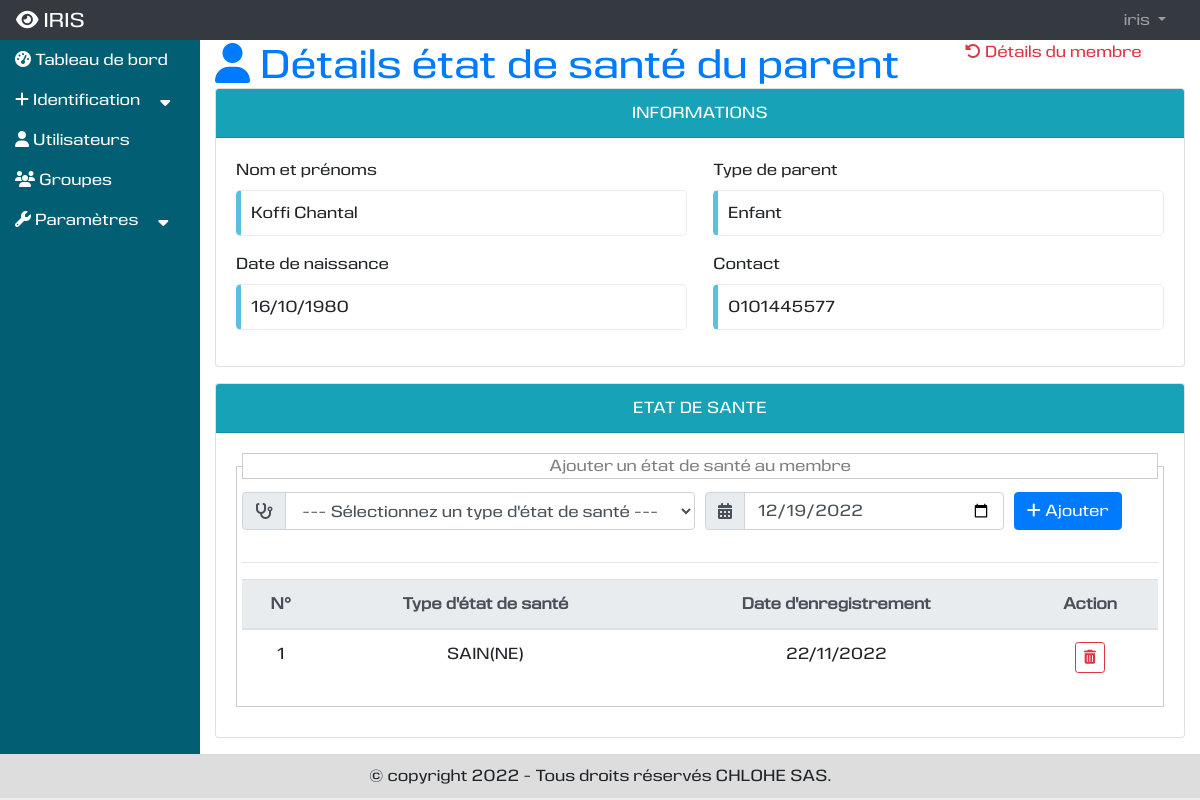
The page /presentation/detail-parent-secteuragricole/3 (signed in) on the database its author committed.
### vieprofessionnelle/models.py (models this page shows, shortened)
class Parent(models.Model):
    nomprenoms = models.CharField(max_length=250, verbose_name="Nom et prénoms")
    datenaissance = models.DateField(null=True, blank=True, verbose_name="Date de naissance")
    contact = models.CharField(max_length=50, null=True, blank=True, default="", verbose_name="Contact")
    adresse = models.CharField(max_length=150, null=True, blank=True,default="", verbose_name="Adresse")
    dateenre = models.DateTimeField(default=None, null=True, blank=True, verbose_name="Date d'enregistrement")
    typeparent = models.ForeignKey(TypeParent, on_delete=models.CASCADE)

class TypeParent(models.Model):
    libelle = models.CharField(max_length=100, verbose_name="Libellé", unique=True)
    def __str__(self):
        return self.libelle

class EtatSante(models.Model):
    dateenre = models.DateField(null=True, blank=True, default=None, verbose_name="Date d'enregistrement")
    typeetatsante = models.ForeignKey(TypeEtatSante, on_delete=models.CASCADE)
    parent = models.ForeignKey(Parent, null=True, blank=True, default=None, on_delete=models.CASCADE)
    membre = models.ForeignKey(Membre, null=True, blank=True, default=None, on_delete=models.CASCADE)

class TypeEtatSante(models.Model):
    libelle = models.CharField(max_length=250, verbose_name="Libellé", unique=True)
    def __str__(self):
        return self.libelle

### presentation/views.py (the view)
# urls.py: path('detail-parent-secteuragricole/<str:id>', views.detail_parent_secteuragricole, name='detail_parent_secteuragricole'),
@login_required
@permission_required('vieprofessionnelle.add_membre', raise_exception=True)
def detail_parent_secteuragricole(request, id):
    try:
        parent = Parent.objects.get(id=id)
    except Parent.DoesNotExist:
        messages.error(request, "Ce parent n'existe pas.")
        return HttpResponseRedirect(reverse('presentation:ajouter_secteuragricole'))
    typeetatsantes = TypeEtatSante.objects.order_by('id')
    etatsantes = EtatSante.objects.filter(parent=parent).order_by('id')
    context = {
        'title': "Détials état de santé du parent",
        'typeetatsantes': typeetatsantes,
        'etatsantes': etatsantes,
        'parent': parent,
    }
    return render(request, 'presentation/detail_parent_secteuragricole.html', context)

### presentation/templates/presentation/detail_parent_secteuragricole.html (shortened to what this page needs)
{% extends 'utilisateur/base.html' %}
{% load static %}
{% block tableau_de_bord %}
<div class="row">
    <div class="col-md-12">
        <div class="row">
            <div class="col-md-9">
                <h1 class="text-primary"><i class="fas fa-user"></i> Détails état de santé du parent</h1>
            </div>
            <div class="col-md-3">
                <a href="{% url 'presentation:retour_liste_membre' %}" class="text-danger"><i class="fas fa-undo-alt"></i> Détails du membre</a>
            </div>
        </div>
    </div>
    <div class="col-md-12 mb-3">
        <div class="card">
            <div class="card-header text-white text-center bg-info">INFORMATIONS</div>
            <div class="card-body">
                <div class="form-row mb-3">
                    <div class="col mr-3">
                        <label>Nom et prénoms</label>
                        <p class="contour-info">
                            {{parent.nomprenoms}}
                        </p>
                    </div>
                    <div class="col">
                        <label>Type de parent</label>
                        <p class="contour-info">
                            {{parent.typeparent}}
                        </p>
                    </div>
                </div>
                <div class="form-row mb-3">
                    <div class="col mr-3">
                        <label>Date de naissance</label>
                        <p class="contour-info">
                            {{parent.datenaissance|date:"d/m/Y"}}
                        </p>
                    </div>
                    <div class="col">
                        <label>Contact</label>
                        <p class="contour-info">
                            {{parent.contact}}
                        </p>
                    </div>
                </div>
            </div>
        </div>
    </div>
    <div class="col-md-12 mb-3">
        <div class="card">
            <div class="card-header text-white text-center bg-info">ETAT DE SANTE</div>
            <div class="card-body">
                <form action="post" method="#" id="form_etatsante">
                    <fieldset style="border:1px solid #CCC; margin-bottom:10px; padding:5px;">
                    <legend style="font-size:1em;color:gray;border:1px solid #CCC; text-align:center;">
                        Ajouter un état de santé au membre
                    </legend>
                    <div class="form-row mb-2">
                        <div class="col-md-6">
                            <div class="input-group mb-3">
                                <div class="input-group-prepend">
                                    <label class="input-group-text" for="select_typeetatsante"><i class="fas fa-stethoscope"></i></label>
                                </div>
                                <select name="select_typeetatsante" id="select_typeetatsante" class="form-control" required>
                                    <option value="" selected>--- Sélectionnez un type d'état de santé ---</option>
                                </select>
                            </div>
                        </div>
                        <div class="col-md-4">
                            <div class="input-group mb-3">
                                <div class="input-group-prepend">
                                    <span class="input-group-text"><i class="fas fa-calendar-alt"></i></span>
                                </div>
                                <input type="date" name="dateenre_e" id="dateenre_e" value="{% now 'Y-m-d' %}" class="form-control">
                            </div>
                        </div>
                        <div class="col-md-2">
                            <div class="input-group mb-3 justify-content-start">
                                <button type="submit" id="envoyer_etatsante" name="envoyer_etatsante" class="btn btn-primary">
                                    <i class="fa fa-plus"></i> Ajouter
                                </button>
                            </div>
                        </div>
                    </div>
                    <hr />
                    <table class="table table-hover table-responsive-md text-center" id="tableetatsante">
                        <thead>
                        <tr class="thead-light">
                            <th>N°</th>
                            <th>Type d'état de santé</th>
                            <th>Date d'enregistrement</th>
                            <th>Action</th>
                        </tr>
                        </thead>
                        <tbody>
                        {% for etatsante in etatsantes %}
                        <tr>
                            <td>{{forloop.counter}}</td>
                            <td>{{etatsante.typeetatsante|upper}}</td>
                            <td>{{etatsante.dateenre|date:"d/m/Y"}}</td>
                            <td class="text-center">
                                <button type="button" title="Supprimer" class="btn btn-outline-danger btn-sm" data-toggle="modal" data-target="#etatsantesupprimermodal{{etatsante.id}}" data-backdrop="static"><i class="fas fa-trash-alt"></i></button>
                            </td>
                        </tr>
                        {% empty %}
                        <tr class="text-center">
                            <td colspan="4" class="text-center">
                                La liste est vide
                            </td>
                        </tr>
                        {% endfor %}
                        </tbody>
                    </table>
                </fieldset>
                </form>
            </div>
        </div>
    </div>
</div>
{% include 'toast.html' %}
{% endblock %}

### templates/nav.html (shortened to what this page needs)
<nav class="navbar navbar-expand-md bg-dark navbar-dark">
  <a class="navbar-brand" href="{% url 'presentation:index' %}"><i class="fas fa-eye"></i> IRIS</a>
  <div class="collapse navbar-collapse" id="collapsNavbar">
    <ul class="navbar-nav">
      {% if not user.is_authenticated %}
      <li class="nav-item">
        <a class="nav-link" href="{% url 'utilisateur:connexion' %}">Connexion</a>
      </li>
      <li class="nav-item">
        <a class="nav-link" href="{% url 'utilisateur:inscription' 0 %}">S'inscrire</a>
      </li>
      {% else %}
      <li class="nav-item dropdown" style="position: relative;">
        <a class="nav-link dropdown-toggle" href="#" id="navbardrop" data-toggle="dropdown">
          {{user.get_username}}
        </a>
      </li>
      {% endif %}
    </ul>
  </div>
</nav>

### static/css/css.css (style rules this page uses)
body { margin: 0px; padding: 0px; background : #EEE; font-family: 'eurocinewebfont'; }
nav { margin: 0px; padding: 0px; padding: 10px 10px 0px 10px; height: 40px; background: #DDD; }
nav div { display: flex; flex-direction: row; flex-wrap: wrap; justify-content: flex-end; }
nav div ul { margin: 0px; padding: 0px; list-style-type: none; }
nav div ul li { display: inline-block; margin-right: 10px; }
nav div ul li a { text-decoration: none; }
.contour-info { display : block; margin:0px; padding-left: 10px; padding-top: 10px; padding-bottom: 10px; border: 1px solid #e9ecef; border-left: solid 5px #5bc0de; border-radius: 5px; }
#contenu h1 { margin: 0px; padding : 0px; }

### rows shown on the page
Parent: nomprenoms "Koffi Chantal", typeparent "Enfant", datenaissance "16/10/1980", contact "0101445577"
EtatSante: typeetatsante "SAIN(NE)", dateenre "22/11/2022"

### other values the page prints
{{ user.get_username }} "iris"
{{ annee }} "2022"
